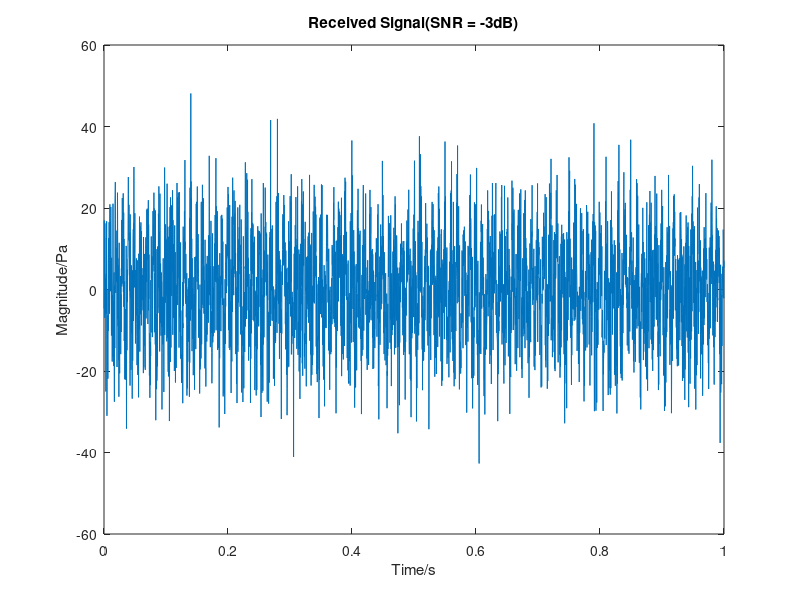
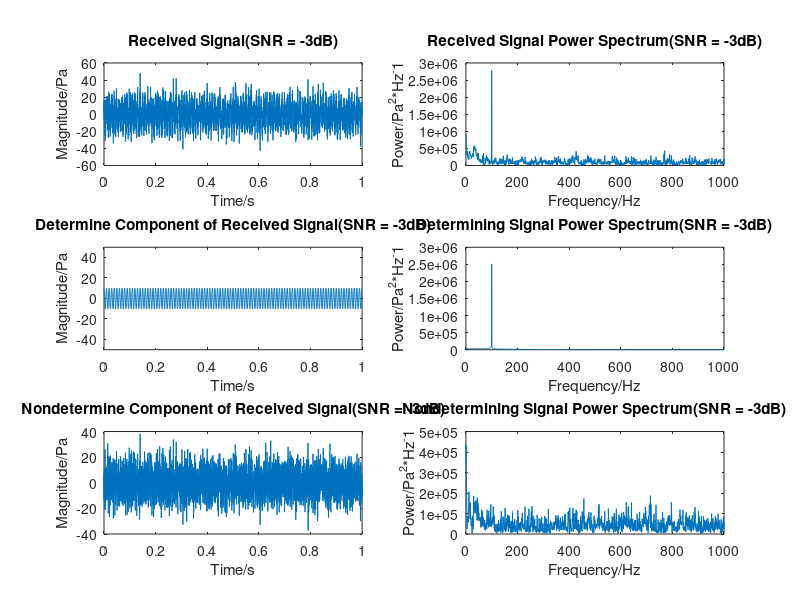
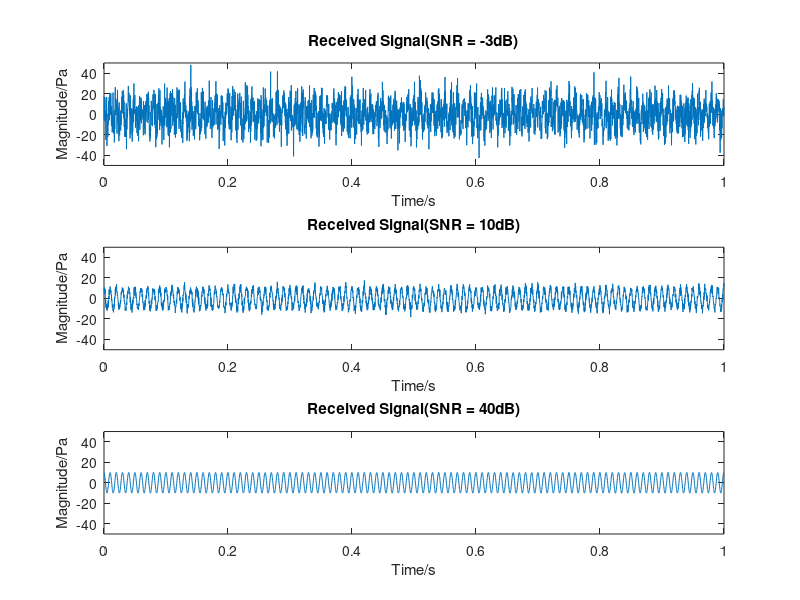

Reproduce these figures in MATLAB, in order.
clear;clc;close all;
%%  parameters setting
%%%%%Determining signal parameters%%%%%
f = 100;
phi = 0.1;
E0 = 10;

%%%%%Simulation parameters%%%%%%%%%%%%
t_end = 1;
fs = 4000;
dt = 1/fs;
t = 0:dt:t_end;

%%%%%%%%%Noise parameters%%%%%%%%%%%%%
SNR = -3;
mag_noise = E0/(10^(SNR/20));
power_noise = mag_noise^2;
%noise generator
u = normrnd(0,sqrt(power_noise/2),1,length(t));
v = normrnd(0,sqrt(power_noise/2),1,length(t));
determine_P = (E0).*cos(2*pi*f*t+phi);
nondetermine_P = u.*cos(2*pi*f*t+phi)-v.*sin(2*pi*f*t+phi);
%% %%%%%%%%Signal Generate%%%%%%%%%%%%%%%%
P = determine_P+nondetermine_P;
%Calculate recieve power and its power spectrum
power_rec = P.^2;
xcor_rec = xcorr(power_rec,'unbiased');
rec_power_sp = fft(xcor_rec,length(t));
rec_sp = abs(rec_power_sp);
%Calculate determine signal and its power spectrum
power_determine = determine_P.^2;
xcor_deter = xcorr(power_determine,'unbiased');
determine_power_sp = fft(xcor_deter,length(t));
determine_sp = abs(determine_power_sp);
%Calculate nondetermine signal and its power spectrum
power_nondetermine = nondetermine_P.^2;
xcor_nondetermine = xcorr(power_nondetermine,'unbiased');
nondetermine_power_sp = fft(xcor_nondetermine,length(t));
nondetermine_sp = abs(nondetermine_power_sp);

%% Draw pic
%Draw signal
figure(1)
plot(t,P);
title('Received Signal(SNR = -3dB)');
xlabel('Time/s');
ylabel('Magnitude/Pa');
% Calculate xlabel of spectrum
%the midpoint of spectrum corresponds the half of 
df = fs/(4*((length(rec_sp)-1)/2)); 
xlabel_fft = df:df:fs/4;
%Draw power spectrum
figure(2)
subplot(321)
plot(t,P);
title('Received Signal(SNR = -3dB)');
xlabel('Time/s');
ylabel('Magnitude/Pa');
subplot(322)
plot(xlabel_fft,rec_sp(2:round(length(rec_sp)/2)));
title('Received Signal Power Spectrum(SNR = -3dB)');
xlabel('Frequency/Hz');
ylabel('Power/Pa^2*Hz^-1');
subplot(323)
plot(t,determine_P);
ylim([-50,50])
title('Determine Component of Received Signal(SNR = -3dB)');
xlabel('Time/s');
ylabel('Magnitude/Pa');
subplot(324)
plot(xlabel_fft,determine_sp(2:round(length(determine_sp)/2)));
title('Determining Signal Power Spectrum(SNR = -3dB)');
xlabel('Frequency/Hz');
ylabel('Power/Pa^2*Hz^-1');
subplot(325)
plot(t,nondetermine_P);
title('Nondetermine Component of Received Signal(SNR = -3dB)');
xlabel('Time/s');
ylabel('Magnitude/Pa');
subplot(326)
plot(xlabel_fft,nondetermine_sp(2:round(length(nondetermine_sp)/2)));
title('Nondetermining Signal Power Spectrum(SNR = -3dB)');
xlabel('Frequency/Hz');
ylabel('Power/Pa^2*Hz^-1');

figure(3)
subplot(311)
plot(t,P);
title('Received Signal(SNR = -3dB)');
xlabel('Time/s');
ylabel('Magnitude/Pa');
ylim([-50,50])
subplot(312)
SNR = 10;
mag_noise = E0/(10^(SNR/20));
power_noise = mag_noise^2;
%noise generator
u = normrnd(0,sqrt(power_noise/2),1,length(t));
v = normrnd(0,sqrt(power_noise/2),1,length(t));
P = (E0+u).*cos(2*pi*f*t+phi)-v.*sin(2*pi*f*t+phi);
%Draw signal
plot(t,P);
title('Received Signal(SNR = 10dB)');
xlabel('Time/s');
ylabel('Magnitude/Pa');
ylim([-50,50])
subplot(313)
SNR = 40;
mag_noise = E0/(10^(SNR/20));
power_noise = mag_noise^2;
%noise generator
u = normrnd(0,sqrt(power_noise/2),1,length(t));
v = normrnd(0,sqrt(power_noise/2),1,length(t));
P = (E0+u).*cos(2*pi*f*t+phi)-v.*sin(2*pi*f*t+phi);
%Draw signal
plot(t,P);
title('Received Signal(SNR = 40dB)');
xlabel('Time/s');
ylabel('Magnitude/Pa');
ylim([-50,50])